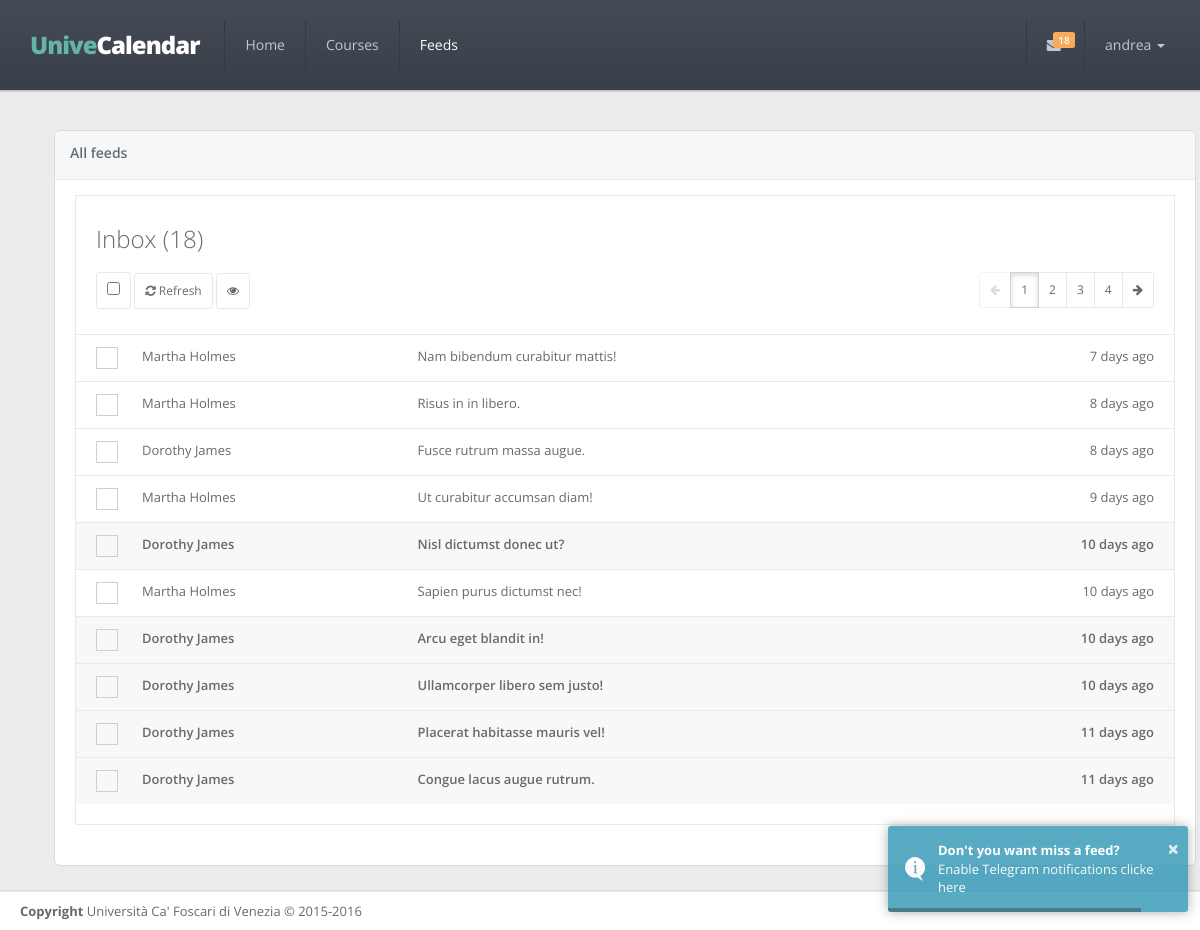
The page /feeds (signed in) on the database its author committed.
### app/models.py (models this page shows, shortened)
class User(UserMixin, db.Model):
    __tablename__ = 'users'
    id = db.Column(db.Integer, primary_key=True)
    email = db.Column(db.String(64), unique=True)
    username = db.Column(db.String(64), unique=True)
    phone_number = db.Column(db.String(32))
    notify_me = db.Column(db.Boolean, default=False)
    password_hash = db.Column(db.String(128))
    confirmed = db.Column(db.Boolean, default=False)
    member_since = db.Column(db.DateTime(), default=datetime.utcnow)
    last_seen = db.Column(db.DateTime(), default=datetime.utcnow)
    avatar_hash = db.Column(db.String(32))
    courses = db.relationship('Course',
                              backref='user_id',
                              secondary=follows,
                              lazy='dynamic')
    feeds = db.relationship('Feed',
                            backref='user_id',
                            secondary=reads,
                            lazy='dynamic')
    @property
    def password(self):
        raise AttributeError('Not readable')
    def has_read(self, feed):
        return self.feeds.filter_by(id=feed.id).first() is not None
    def ping(self):
        self.last_seen = datetime.utcnow()
        db.session.add(self)

class Feed(db.Model):
    __tablename__ = 'feeds'
    id = db.Column(db.Integer, primary_key=True)
    title = db.Column(db.String(64))
    body = db.Column(db.Text)
    timestamp = db.Column(db.DateTime, index=True, default=datetime.utcnow)
    professor_id = db.Column(db.Integer, db.ForeignKey('professors.id'))
    lesson_id = db.Column(db.Integer, db.ForeignKey('lessons.id'))
    users = db.relationship('User',
                            secondary=reads,
                            backref=db.backref('feed_id', lazy='dynamic'),
                            lazy='dynamic')
    @property
    def author(self):
        if self.professor:
            return self.professor.first_name + ' ' + self.professor.last_name
        return 'System Alert'
    @property
    def gravatar(self):
        if self.professor:
            return self.professor.gravatar()
        return ROBOT_AVATAR

class Professor(db.Model):
    __tablename__ = 'professors'
    id = db.Column(db.Integer, primary_key=True)
    first_name = db.Column(db.String(64))
    last_name = db.Column(db.String(64))
    email = db.Column(db.String(64), unique=True)
    avatar_hash = db.Column(db.String(32))
    courses = db.relationship('Course',
                              backref='professor',
                              lazy='dynamic')
    feeds = db.relationship('Feed',
                            backref='professor',
                            lazy='dynamic')
    def gravatar(self, size=100, default='identicon', rating='g'):
        if request.is_secure:
            url = 'https://secure.gravatar.com/avatar'
        else:
            url = 'http://www.gravatar.com/avatar'
        hash = self.avatar_hash or hashlib.md5(
            self.email.encode('utf-8')).hexdigest()
        return '{url}/{hash}?s={size}&d={default}&r={rating}'.format(
            url=url, hash=hash, size=size, default=default, rating=rating)

### app/main/views.py (the view)
@main.route('/feeds')
@login_required
def feeds():
    page = request.args.get('page', 1, type=int)
    query = user_feeds_query()
    if not query:
        return render_template('feeds.html')
    pagination = query.order_by(Feed.timestamp.desc()).paginate(
        page, per_page=current_app.config['FEEDS_PER_PAGE'],
        error_out=False)
    feeds = pagination.items
    return render_template('feeds.html', feeds=feeds, pagination=pagination)

### app/auth/views.py (called while the page is built)
@auth.before_app_request
def before_request():
    if current_user.is_authenticated:
        current_user.ping()
        if not current_user.confirmed \
                and request.endpoint[:5] != 'auth.' \
                and request.endpoint != 'static':
            return redirect(url_for('auth.unconfirmed'))

### app/main/views.py (called while the page is built)
@babel.localeselector
def get_locale():
    return request.accept_languages.best_match(
        current_app.config['LANGUAGES'].keys())

@main.after_app_request
def after_request(response):
    for query in get_debug_queries():
        if query.duration >= current_app.config['SLOW_DB_QUERY_TIME']:
            current_app.logger.warning(
                'Slow query: %s\nParameters: %s\nDuration: %fs\nContext: %s\n'
                % (query.statement, query.parameters, query.duration,
                   query.context))
    return response

@main.before_request
@login_required
def before_request():
    g.unread = count_unread_feeds()
    g.latest = get_latest_feeds(3)
    g.locale = get_locale()

def user_feeds_query():
    if not current_user.courses.count():
        return
    professor_ids = set([c.professor_id for c in current_user.courses])
    lesson_ids = [l.id for c in current_user.courses for l in c.lessons]
    return Feed.query.filter(or_(Feed.professor_id.in_(professor_ids),
                                 Feed.lesson_id.in_(lesson_ids)))

def get_latest_feeds(n=5):
    query = user_feeds_query()
    if query is not None:
        return query.order_by(Feed.timestamp.desc()).limit(n).all()

def count_unread_feeds():
    query = user_feeds_query()
    if query is not None:
        return query.filter(~Feed.users.contains(current_user)).count()

### app/models.py (called while the page is built)
@login_manager.user_loader
def load_user(user_id):
    return User.query.get(int(user_id))

### app/templates/feeds.html (shortened to what this page needs)
{% extends 'base.html' %}
{% set active_page='feeds' %}
{% block styles %}
    {{ super() }}
    <link href="{{ url_for('static', filename='css/plugins/toastr/toastr.min.css' ) }}" rel="stylesheet">
    <link href="{{ url_for('static', filename='css/plugins/iCheck/custom.css') }}" rel="stylesheet">
{% endblock %}
{% block content %}
    <div class="row">
        <div class="col-lg-12 animated fadeInRight">
            <div class="ibox float-e-margins">
                <div class="ibox-title">
                    <h5>{{ gettext('All feeds') }} </h5>
                </div>
                <div class="ibox-content">
                    <div class="mail-box-header">
                        <h2>
                            {{ gettext('Inbox') }} {% if g.unread > 0 %}({{ g.unread }}) {% else %} (0) {% endif %}
                        </h2>
                        <div class="mail-tools tooltip-demo m-t-md">
                            {% if feeds %}
                                <button class="btn btn-white btn-sm" data-toggle="tooltip" data-placement="top" title="{{ gettext('Select/deselect all') }}">
                                    <input type="checkbox" id="checkAll" onchange="selectAll()"/>
                                </button>
                                <a href="{{ url_for('main.feeds') }}" class="btn btn-white btn-sm" data-toggle="tooltip" data-placement="top" title="{{ gettext('Check feeds') }}">
                                    <i class="fa fa-refresh"></i> {{ gettext('Refresh') }}
                                </a>
                                <button class="btn btn-white btn-sm" onclick="markAsRead()" data-toggle="tooltip" data-placement="top" title="{{ gettext('Mark as read') }}">
                                    <i class="fa fa-eye"></i>
                                </button>
                                {{ macros.pagination_widget(pagination, 'main.feeds') }}
                            {% endif %}
                        </div>
                    </div>
                    <div class="mail-box">
                        <table class="table table-hover table-mail">
                            <tbody>
                            {% if not feeds %}
                                <p class="text-center">
                                    {{ gettext('No feed found') }}
                                </p>
                            {% else %}
                                {% for feed in feeds %}
                                    <tr class="{% if current_user.has_read(feed) %}read{% else %}unread{% endif %}">
                                        <td class="check-mail">
                                        </td>
                                        <td class="mail-contact">
                                            <a href="{{ url_for('main.feed', id=feed.id) }}">{{ feed.author }}</a>
                                        </td>
                                        <td class="mail-subject">
                                            <a href="{{ url_for('main.feed', id=feed.id) }}">{{ feed.title }}</a>
                                        </td>
                                        <td class="text-right mail-date">{{ moment(feed.timestamp).fromNow() }}</td>
                                    </tr>
                                {% endfor %}
                            {% endif %}
                            </tbody>
                        </table>
                    </div>
                </div>
            </div>
        </div>
    </div>
{% endblock %}

### app/templates/base.html (shortened to what this page needs)
{% import "_macros.html" as macros %}
<!DOCTYPE html>
<html>
<head>
    {% block styles %}
        <link href="{{ url_for('static', filename='css/bootstrap.min.css') }}" rel="stylesheet">
        <link href="{{ url_for('static', filename='font-awesome/css/font-awesome.css') }}" rel="stylesheet">
        <link href="{{ url_for('static', filename='css/animate.css') }}" rel="stylesheet">
        <link href="{{ url_for('static', filename='css/style.css') }}" rel="stylesheet">
    {% endblock %}
</head>
{% block body %}
    <body class="top-navigation">
    <div id="wrapper">
        <div id="page-wrapper" class="gray-bg">
            <div class="row border-bottom fancy-bg">
                <nav class="navbar navbar-static-top" role="navigation">
                    <div class="navbar-header">
                        <a href="{{ url_for('main.index') }}" class="navbar-brand" style="font-size: 24px">
                            <span class="text-navy">Unive</span>Calendar
                        </a>
                    </div>
                    <div class="navbar-collapse collapse" id="navbar">
                        {% set navigation_bar = [
                            (url_for('main.index'), 'home', 'Home'),
                            (url_for('main.courses'), 'courses', gettext('Courses')),
                            (url_for('main.feeds'), 'feeds', gettext('Feeds'))
                        ] -%}
                        <ul class="nav navbar-nav">
                            {% for href, id, caption in navigation_bar %}
                                <li{% if id == active_page %} class="active"{% endif %}>
                                    <a aria-expanded="false" role="button" href="{{ href|e }}">{{ caption|e }}
                                    </a>
                                </li>
                            {% endfor %}
                        </ul>
                        <ul class="nav navbar-top-links navbar-right">
                            <li class="dropdown">
                                <a class="dropdown-toggle count-info" data-toggle="dropdown" href="#">
                                    {% if g.unread %}
                                        <span class="label label-warning">{{ g.unread }}</span>
                                    {% endif %}
                                </a>
                            </li>
                            <li class="dropdown">
                                <a aria-expanded="false" role="button" href="#" class="dropdown-toggle" data-toggle="dropdown">{{ current_user.username }} <span class="caret"></span></a>
                            </li>
                        </ul>
                    </div>
                </nav>
            </div>
            <div class="wrapper wrapper-content">
                <div class="container">
                    {% block content %}
                    {% endblock %}
                </div>
            </div>
            <div class="footer">
                <div>
                    <strong>Copyright</strong> Università Ca' Foscari di Venezia &copy; 2015-2016
                </div>
            </div>
        </div>
    </div>
    </body>
{% endblock %}
</html>

### app/templates/_macros.html (shortened to what this page needs)
{% macro pagination_widget(pagination, endpoint, fragment='') %}
    <div class="btn-group pull-right">
        <a class="btn btn-white btn-sm {% if not pagination.has_prev %}disabled{% endif %}"
           href="{% if pagination.has_prev %}{{ url_for(endpoint, page=pagination.prev_num, **kwargs) }}{{ fragment }}{% else %}#{% endif %}">
            <i class="fa fa-arrow-left"></i>
        </a>
        {% for p in pagination.iter_pages() %}
            {% if p %}
                {% if p == pagination.page %}
                    <a class="btn btn-white btn-sm active" href="{{ url_for(endpoint, page = p, **kwargs) }}{{ fragment }}">{{ p }}</a>
                {% else %}
                    <a class="btn btn-white btn-sm" href="{{ url_for(endpoint, page = p, **kwargs) }}{{ fragment }}">{{ p }}</a>
                {% endif %}
            {% endif %}
        {% endfor %}
        <a class="btn btn-white btn-sm {% if not pagination.has_next %}disabled{% endif %}"
           href="{% if pagination.has_next %}{{ url_for(endpoint, page=pagination.next_num, **kwargs) }}{{ fragment }}{% else %}#{% endif %}">
            <i class="fa fa-arrow-right"></i>
        </a>
    </div>
{% endmacro %}

### rows shown on the page
User: username "andrea"
Feed: author "Martha Holmes", title "Nam bibendum curabitur mattis!", timestamp "7 days ago"
Feed: author "Martha Holmes", title "Risus in in libero.", timestamp "8 days ago"
Feed: author "Dorothy James", title "Fusce rutrum massa augue.", timestamp "8 days ago"
Feed: author "Martha Holmes", title "Ut curabitur accumsan diam!", timestamp "9 days ago"
Feed: author "Dorothy James", title "Nisl dictumst donec ut?", timestamp "10 days ago"
Feed: author "Martha Holmes", title "Sapien purus dictumst nec!", timestamp "10 days ago"
Feed: author "Dorothy James", title "Arcu eget blandit in!", timestamp "10 days ago"
Feed: author "Dorothy James", title "Ullamcorper libero sem justo!", timestamp "10 days ago"
Feed: author "Dorothy James", title "Placerat habitasse mauris vel!", timestamp "11 days ago"
Feed: author "Dorothy James", title "Congue lacus augue rutrum.", timestamp "11 days ago"

### other values the page prints
{{ caption|e }} "Home" "Courses" "Feeds"
{{ g.unread }} "18"
{{ gettext('All feeds') }} "All feeds"
{{ gettext('Inbox') }} "Inbox"
{{ gettext('Refresh') }} "Refresh"
{{ p }} "1"
{{ p }} "2" "3" "4"
